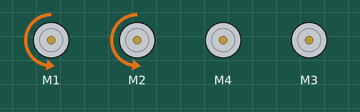
Recording of a sketch running on a simulated Arduino Uno, built with avr-gcc and run on an emulated ATmega328P. On the bench: 4 × DC motor (green arrow = forward, orange = backward, longer = faster). What the sketch prints to the serial monitor is not drawn.

Above: at 0.1 s.
At 6.0 s:
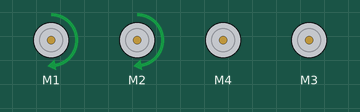
At 8.0 s:
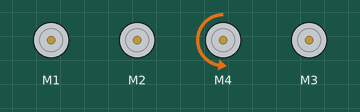
At 10.6 s:
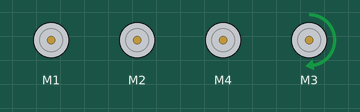
At 14.2 s:
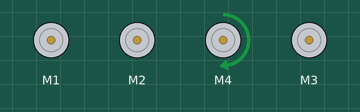
At 23.0 s:
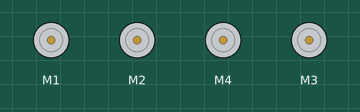
Timing chart, 0 to 24.5 s (numbered marks = the images above):
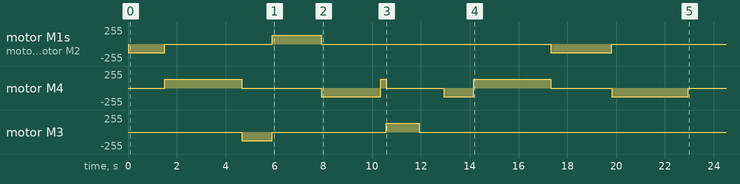

The sketch:

test_grabber.ino
```cpp
/*------ Arduino Line Follower Code----- */
/*-------definning Inputs------*/
#include <Wire.h>
#include <Adafruit_MotorShield.h>
Adafruit_MotorShield AFMS = Adafruit_MotorShield();
Adafruit_DCMotor *motorL = AFMS.getMotor(1);
Adafruit_DCMotor *motorR = AFMS.getMotor(2);
Adafruit_DCMotor *motorGrL = AFMS.getMotor(3);
Adafruit_DCMotor *motorGrR = AFMS.getMotor(4);

//change motor voltage

/*-------definning Outputs------*/
#define LM1 3       // left motor //(only 2 motors)
#define RM1 4       // right motor


//Variables
bool sensor_l=0;      // 1 = white, 0 = black
bool sensor_r=0;
bool sensor_s=0;      // side sensors (3rd one, at the right of AGV)
bool sensor_s_prev;
bool speed_L;       // 1 = faster, 0 = slower
bool speed_R;


//Parameters
int tol = 700;          //Boundary between black/white
uint8_t v = 128;        //Motor speed during line following
uint8_t v_m = 128;
double ang2t = 20;      //time taken to rotate one degree(20.37)
double ang2t_ml = 10.5;
double ang2t_mr = 35;
double dis2t = 100;     //time taken to move one cm

//-------------Functions------------//

//Update motor speed
void motor_L(int speed){
  if (speed != speed_L){
    //motorL->run( (speed>=0) ? FORWARD : BACKWARD );
    if (speed>=0){
      motorL->run(FORWARD);
    } else {
      motorL->run(BACKWARD);
    }
    motorL->setSpeed(abs(speed));
    speed_L = speed;
  }
}

void motor_R(int speed){
  if (speed != speed_R){
    //motorR->run( (speed>=0) ? FORWARD : BACKWARD );
    if (speed>=0){
      motorR->run(FORWARD);
    } else {
      motorR->run(BACKWARD);
    }
    motorR->setSpeed(abs(speed));
    speed_R = speed;
  }
}

//Rotate robot x degrees clockwise
void rotate(double angle){
  motor_L(v);
  motor_R(-v);
  delay(abs(angle)*ang2t);
  motor_L(0);
  motor_R(0);
}

//Move robot x cm forward
void forward(double dist){
  motor_L((dist>=0) ? v : -v);
  motor_R((dist>=0) ? v : -v);
  delay(abs(dist)*dis2t);
  motor_L(0);
  motor_R(0);
}

void grabber_R(int angle){
  /*
  if (angle>0){
    motorGrR->run(BACKWARD);
  } else {
    motorGrR->run(FORWARD);
  }*/
  motorGrR->run( (angle>=0) ? FORWARD : BACKWARD );
  motorGrR->setSpeed(v_m);
  delay(abs(angle)*ang2t_mr);
  motorGrR->setSpeed(0);
}

void grabber_L(int angle){
  motorGrL->run( (angle>=0) ? BACKWARD : FORWARD );
  motorGrL->setSpeed(v_m);
  delay(abs(angle)*ang2t_ml);
  motorGrL->setSpeed(0);
}

void grab(){
  forward(-15);
  grabber_R(90);
  grabber_L(120);
  forward(20);
  grabber_R(-70);
  grabber_R(6);
  grabber_L(-130);
  delay(1000);
  grabber_R(-35);
}

//Release target
void dump(){
  grabber_R(90);
  forward(-25);
  grabber_R(-90);
}

//Follow line
/*void follow_line(bool keepRight, int count){
  while (1){
    //Sensor readings
    sensor_s_prev = sensor_s;
    sensor_l = (analogRead(A0)>tol) ? 1 : 0;
    sensor_r = (analogRead(A1)>tol) ? 1 : 0;
    sensor_s = (analogRead(A2)>tol) ? 1 : 0;
    //Determine motor speeds via boolean logic
    speed_L = keepRight ? (sensor_l || sensor_r) : (!sensor_l);
    speed_R = keepRight ? (!sensor_r) : (sensor_l || sensor_r);
    //Sensor_S
    if (sensor_s && !sensor_s_prev){
      count--;
      if (count <= 0){
        motor_L(0);
        motor_R(0);
        return;
      }
    }
    //Update speeds
    motor_L(speed_L ? v : 0);
    motor_R(speed_R ? v : 0);
    delay(50);
  }
}
*/


//Setup and loop
void setup()
{
  Serial.begin(9600);
  pinMode(A0, INPUT); //left sensor as input
  pinMode(A1, INPUT); //right sensor as input
  pinMode(A2, INPUT); //Side sensor as input
  AFMS.begin();
  grab();
  //forward(-20);
  //forward(20);
  dump();
  //forward(5);
}

void loop()
{
  Serial.println("123");
}
```
